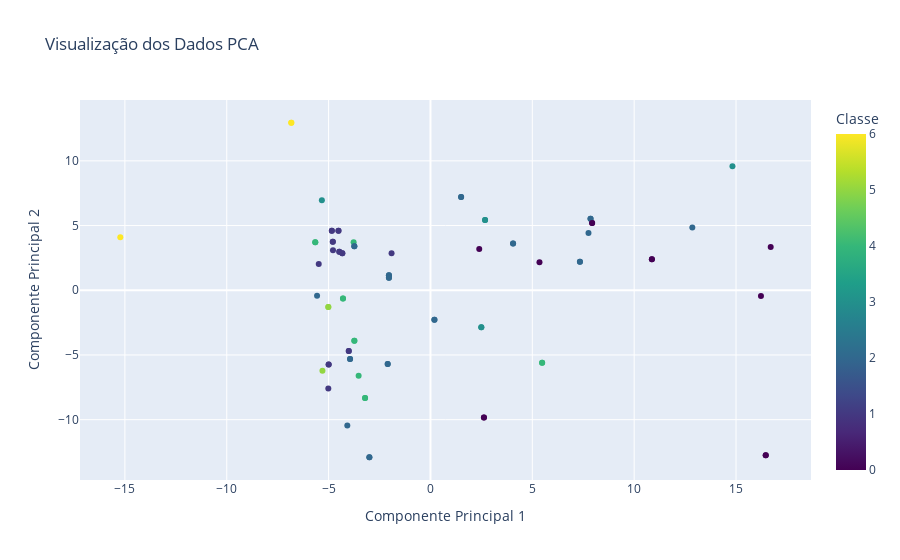

Here is the notebook cell this chart was saved with:
### Code cell
import numpy as np
import pandas as pd
import plotly.express as px

# Supondo que y_train esteja em formato one-hot
# Converter y_train de one-hot para rótulos de classe única, se necessário
if y_train.ndim > 1 and y_train.shape[1] > 1:
    y_train_labels = np.argmax(y_train, axis=1)
else:
    y_train_labels = y_train  # Se y_train já estiver em formato de rótulos de classe única

# Criando o DataFrame
df_pca = pd.DataFrame(X_train_pca, columns=['Componente Principal 1', 'Componente Principal 2'])
df_pca['Classe'] = y_train_labels

# Plotando com Plotly Express
fig = px.scatter(df_pca, 
                 x='Componente Principal 1', 
                 y='Componente Principal 2', 
                 color='Classe',
                 title="Visualização dos Dados PCA",
                 labels={"Classe": "Classe"},
                 color_continuous_scale=px.colors.sequential.Viridis)

fig.show()

### Figure 1 — Plotly figure (JSON) as saved in the notebook; plotly's stock layout.template omitted (floating-point values rounded to 4 significant figures)
{"data": [{"hovertemplate": "Componente Principal 1=%{x}<br>Componente Principal 2=%{y}<br>Classe=%{marker.color}<extra></extra>", "legendgroup": "", "marker": {"color": [1, 2, 0, 2, 1, 1, 1, 6, 3, 2, 2, 3, 4, 2, 1, 0, 4, 2, 2, 2, 0, 2, 1, 1, 1, 2, 3, 1, 1, 1, 4, 2, 0, 0, 0, 1, 2, 0, 5, 1, 2, 0, 2, 2, 3, 4, 0, 4, 2, 4, 4, 0, 1, 5, 6, 2, 4, 4, 2, 2, 6, 0, 3, 1, 1, 2, 2, 2, 4, 2, 4, 0, 4, 3, 2, 5, 2, 2, 1, 1], "coloraxis": "coloraxis", "symbol": "circle"}, "mode": "markers", "name": "", "orientation": "v", "showlegend": false, "type": "scatter", "x": [-4.474, -2.039, 2.395, -5.567, -1.91, -4.01, -4.326, -15.23, 2.681, -2.038, 7.858, -5.331, -4.294, -2.038, -4.997, 16.46, -3.736, 7.337, -2.998, 1.505, 16.7, -2.099, -4.841, -5.015, -4.841, 4.056, 2.496, -4.997, -4.794, -4.474, -5.655, 7.757, 2.626, 16.46, 10.87, -4.516, -2.998, 10.87, -5.013, -4.01, -2.039, 7.936, 4.056, 0.1947, 2.681, -3.772, 5.352, -3.526, -3.737, 5.482, -3.209, 2.626, -4.794, -5.013, -6.832, 1.505, 5.482, -5.655, 7.337, 7.858, -6.832, 7.936, 2.496, -5.484, -4.516, 12.86, -4.082, -3.946, -3.209, 0.1947, -3.736, 16.22, -4.294, 14.83, -2.099, -5.303, -3.737, -3.946, -4.785, -4.326], "xaxis": "x", "y": [2.984, 0.9732, 3.195, -0.4192, 2.854, -4.702, 2.867, 4.09, 5.432, 1.161, 5.528, 6.955, -0.6411, 1.161, -5.736, -12.76, -3.901, 2.198, -12.91, 7.215, 3.335, -5.695, 4.595, -7.588, 4.595, 3.608, -2.858, -5.736, 3.74, 2.984, 3.711, 4.433, -9.837, -12.76, 2.392, 4.6, -12.91, 2.392, -1.302, -4.702, 0.9732, 5.205, 3.608, -2.285, 5.432, 3.718, 2.171, -6.613, 3.401, -5.596, -8.319, -9.837, 3.74, -1.302, 12.94, 7.215, -5.596, 3.711, 2.198, 5.528, 12.94, 5.205, -2.858, 2.023, 4.6, 4.84, -10.45, -5.311, -8.319, -2.285, -3.901, -0.4364, -0.6411, 9.585, -5.695, -6.213, 3.401, -5.311, 3.097, 2.867], "yaxis": "y"}], "layout": {"coloraxis": {"colorbar": {"title": {"text": "Classe"}}, "colorscale": [[0, "#440154"], [0.1111, "#482878"], [0.2222, "#3e4989"], [0.3333, "#31688e"], [0.4444, "#26828e"], [0.5556, "#1f9e89"], [0.6667, "#35b779"], [0.7778, "#6ece58"], [0.8889, "#b5de2b"], [1, "#fde725"]]}, "legend": {"tracegroupgap": 0}, "title": {"text": "Visualização dos Dados PCA"}, "xaxis": {"anchor": "y", "domain": [0, 1], "title": {"text": "Componente Principal 1"}}, "yaxis": {"anchor": "x", "domain": [0, 1], "title": {"text": "Componente Principal 2"}}}}
